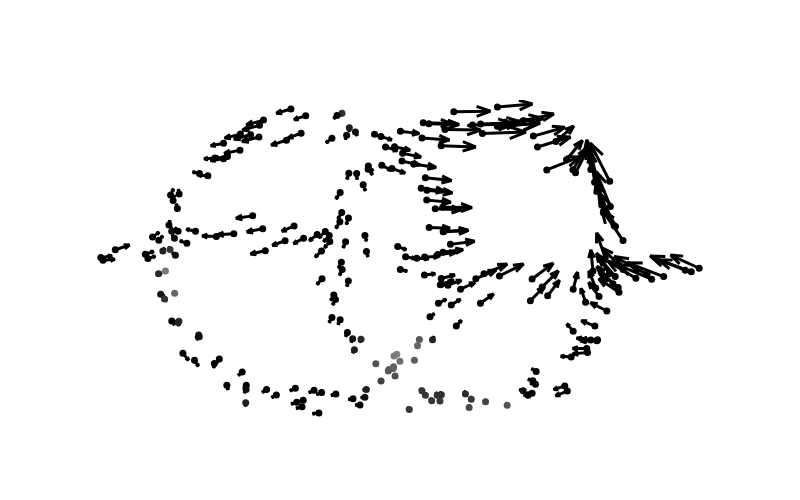

The notebook cell saved with this chart:
### Code cell
i = 14
f = vecs[i,:,0]
f[20:] = 0
f /= np.linalg.norm(f)
# print(f)
plt.scatter(test.data[:,0], test.data[:,1], c = 'lightgray')
plt.scatter(test.data[i,0], test.data[i,1])
plt.show()
plt.scatter(test.data[:,0], test.data[:,1], c = test.u().T @ f)
plt.scatter(test.data[i,0], test.data[i,1], c = 'red')
plot_quiver_plain(0.2*test.d0() @ f, test)

### Figure 1 — Plotly figure (JSON) as saved in the notebook; plotly's stock layout.template omitted (floating-point values rounded to 4 significant figures; data arrays with more than 128 entries replaced by an {"elided": "..."} marker saying what was removed)
{"data": [{"line": {"width": 3}, "marker": {"color": "black"}, "mode": "lines", "type": "scatter", "x": {"elided": "1750 float values"}, "y": {"elided": "1750 float values"}}, {"marker": {"cmax": 0.03111, "cmin": 0.007863, "color": {"elided": "250 float values"}, "colorscale": [[0, "gray"], [1, "black"]], "size": 7}, "mode": "markers", "type": "scatter", "x": {"elided": "250 float values"}, "y": {"elided": "250 float values"}}], "layout": {"height": 500, "hovermode": "closest", "paper_bgcolor": "rgba(0,0,0,0)", "plot_bgcolor": "rgba(0,0,0,0)", "showlegend": false, "width": 800, "xaxis": {"range": [-2.724, 1.662], "visible": false}, "yaxis": {"range": [-1.123, 1.169], "scaleanchor": "x", "scaleratio": 1, "visible": false}}}
